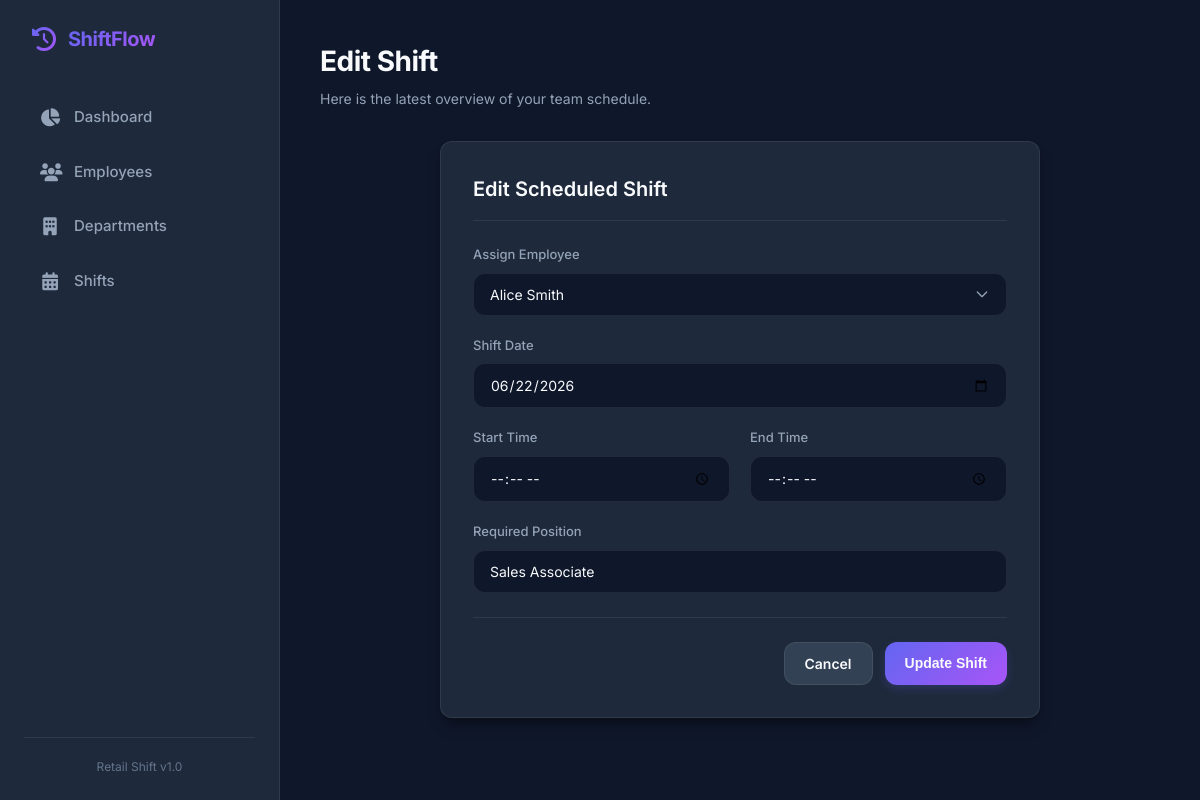
The page /edit_shift/2 on the database as committed earlier.
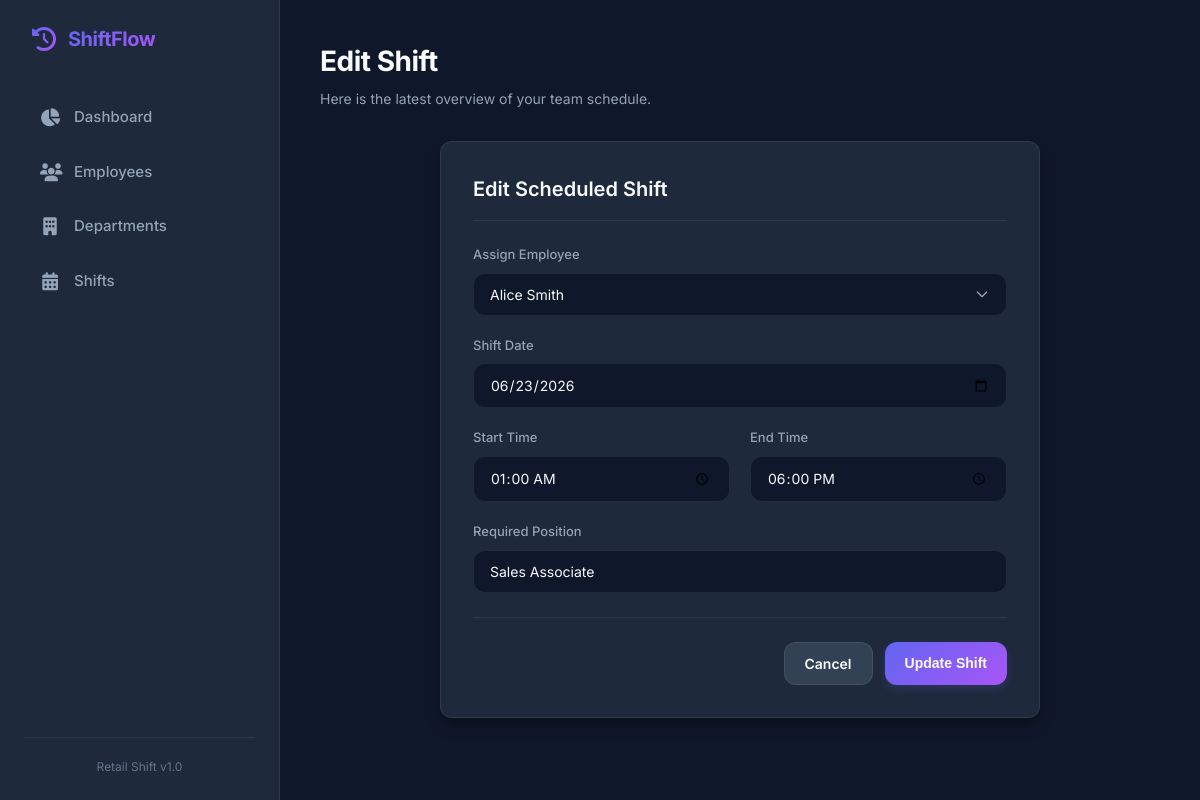
The same page on the database as committed later.
### tables this page shows
CREATE TABLE shifts(

        shift_id INTEGER PRIMARY KEY AUTOINCREMENT,

        employee_id INTEGER,

        shift_date TEXT,

        day_of_week TEXT,

        start_time TEXT,

        end_time TEXT,

        position_required TEXT,

        FOREIGN KEY(employee_id)
        REFERENCES employees(employee_id)

    );

CREATE TABLE employees(

        employee_id INTEGER PRIMARY KEY AUTOINCREMENT,

        first_name TEXT NOT NULL,

        last_name TEXT NOT NULL,

        phone TEXT,

        email TEXT,

        position TEXT

    , department_id INTEGER REFERENCES departments(department_id));

### app.py (the view, shortened to what this page needs)
@app.route("/edit_shift/<int:id>", methods=["GET", "POST"])
def edit_shift(id):
    conn = db()
    error = None
    shift = conn.execute("SELECT * FROM shifts WHERE shift_id=?", (id,)).fetchone()
    employees = conn.execute("SELECT * FROM employees").fetchall()
    return render_template(
        "edit_shift.html",
        shift=shift,
        employees=employees,
        error=error
    )

### app.py (called while the page is built)
def db():
    conn = sqlite3.connect(
        "retail_shift_management.db"
    )
    conn.row_factory = sqlite3.Row
    return conn

### templates/edit_shift.html (shortened to what this page needs)
{% extends "base.html" %}
{% block header_title %}Edit Shift{% endblock %}
{% block content %}
<div class="card" style="max-width: 600px; margin: 0 auto;">
    <div class="card-header">
        <h3>Edit Scheduled Shift</h3>
    </div>
    <form method="POST">
        <div class="form-grid">
            <div class="form-group form-group-full">
                <label class="form-label" for="employee_id">Assign Employee</label>
                <select class="form-control" name="employee_id" id="employee_id" required>
                    {% for e in employees %}
                    <option value="{{ e.employee_id }}" {% if e.employee_id|int == shift.employee_id|int %}selected{% endif %}>
                        {{ e.first_name }} {{ e.last_name }}
                    </option>
                    {% endfor %}
                </select>
            </div>
            <div class="form-group form-group-full">
                <label class="form-label" for="shift_date">Shift Date</label>
                <input class="form-control" type="date" name="shift_date" id="shift_date" value="{{ shift.shift_date }}" required>
            </div>
            <div class="form-group">
                <label class="form-label" for="start">Start Time</label>
                <input class="form-control" type="time" name="start" id="start" value="{{ shift.start_time }}" required>
            </div>
            <div class="form-group">
                <label class="form-label" for="end">End Time</label>
                <input class="form-control" type="time" name="end" id="end" value="{{ shift.end_time }}" required>
            </div>
            <div class="form-group form-group-full">
                <label class="form-label" for="position">Required Position</label>
                <input class="form-control" name="position" id="position" value="{{ shift.position_required }}" required>
            </div>
        </div>
        <div class="form-actions">
            <a href="/shifts" class="btn btn-secondary">Cancel</a>
            <button type="submit" class="btn btn-primary">Update Shift</button>
        </div>
    </form>
</div>
{% endblock %}

Rows that differ between the two databases and show on the page:
changed shifts "Sales Associate": shift_date "06/22/2026" → "06/23/2026"; start (not shown) → "01:00"; end (not shown) → "18:00"
